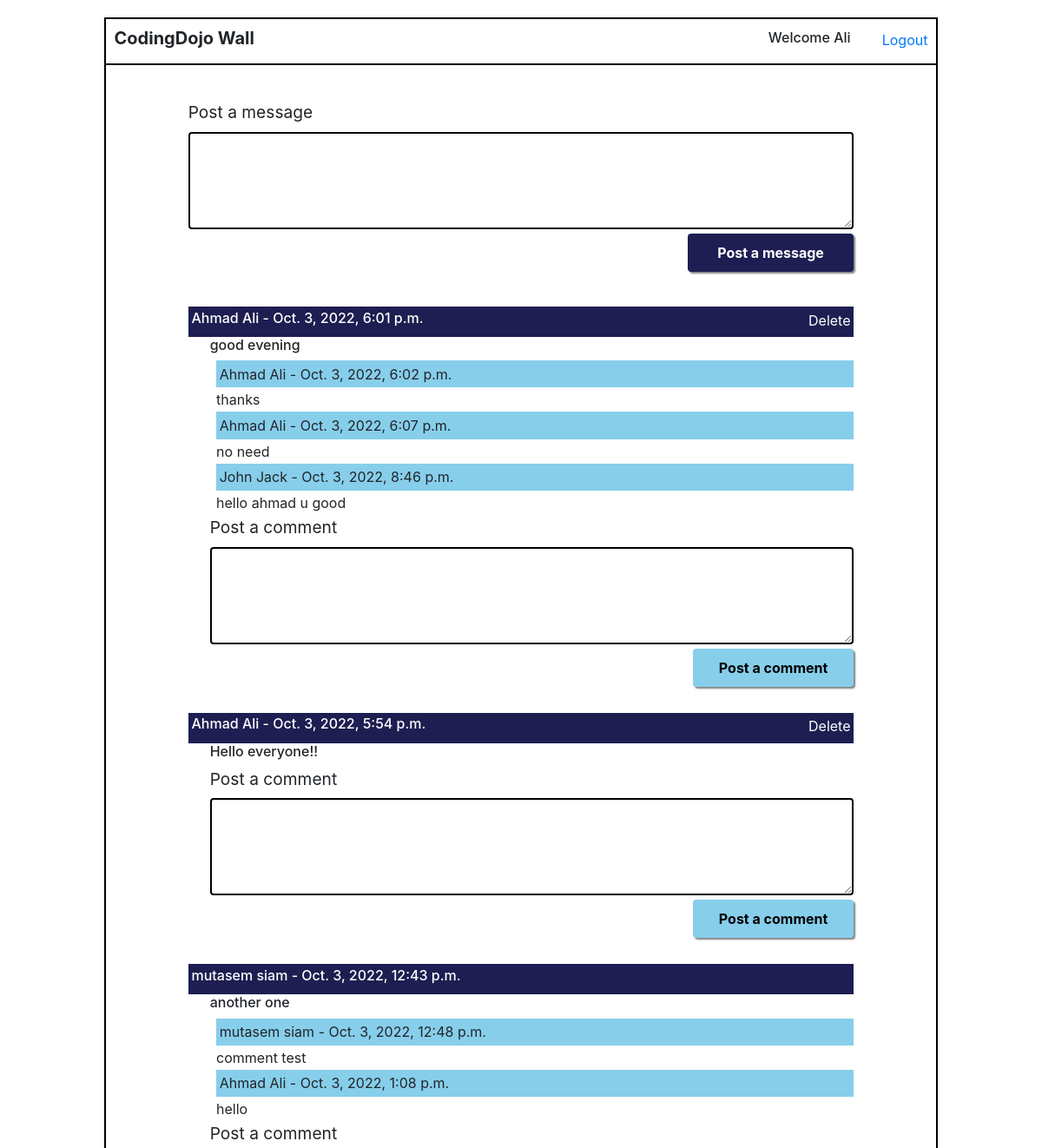
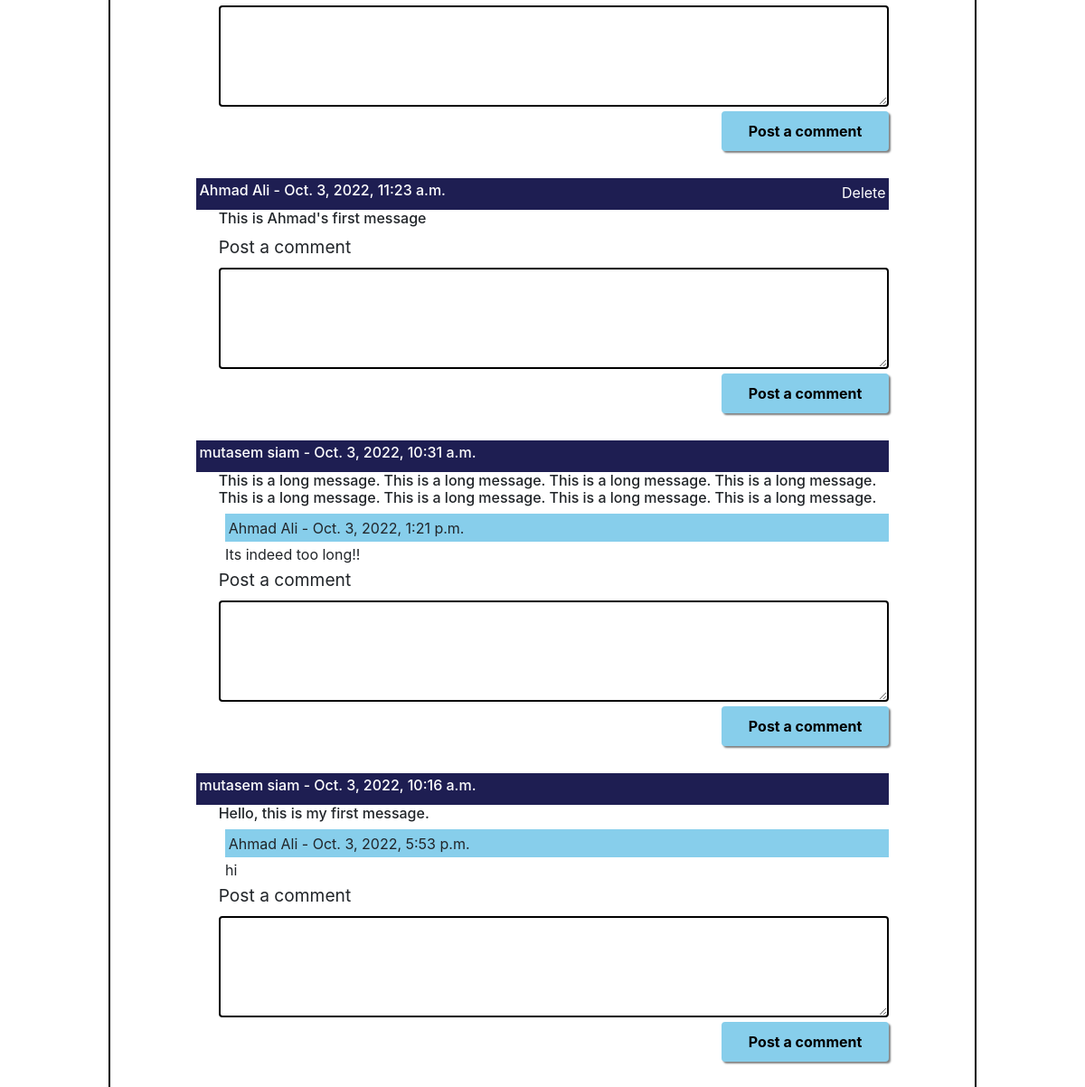
Page /wall/ (signed in) on the committed database (2 pictures, top to bottom).
### login_app/models.py (models this page shows)
class User(models.Model):
    first_name = models.CharField(max_length=255)
    last_name = models.CharField(max_length=255)
    email = models.CharField(max_length=255)
    password = models.CharField(max_length=60)
    birth_date =  models.DateField()
    created_at = models.DateTimeField(auto_now_add=True)
    updated_at = models.DateTimeField(auto_now=True)
    objects = UserManager()

### wall_app/models.py (models this page shows)
class Message(models.Model):
    user = models.ForeignKey(User, related_name="messages", on_delete = models.CASCADE)
    message = models.TextField()
    created_at = models.DateTimeField(auto_now_add=True)
    updated_at = models.DateTimeField(auto_now=True)

class Comment(models.Model):
    message = models.ForeignKey(Message, related_name="comments", on_delete = models.CASCADE)
    user = models.ForeignKey(User, related_name="comments", on_delete = models.CASCADE)
    comment = models.TextField()
    created_at = models.DateTimeField(auto_now_add=True)
    updated_at = models.DateTimeField(auto_now=True)

### wall_app/views.py (the view)
# urls.py: path('', views.show_wall),
def show_wall(request):
    if 'user_id' not in request.session:
        return redirect("/")
    context = {
        "all_the_messages": Message.objects.all(),
    }
    return render(request,"wall.html", context)

### wall_app/templates/wall.html (shortened to what this page needs)
<!DOCTYPE html>
<html lang="en">
<head>
    {% load static %}
    <link rel="stylesheet" href="{% static 'css/style.css' %}">
    <link rel="stylesheet" href="https://cdn.jsdelivr.net/npm/bootstrap@4.6.1/dist/css/bootstrap.min.css">
</head>
<body>
    <div class="success_container">
        <header class="main-success">
            <h5><strong>CodingDojo Wall</strong></h5>
            <div class="header_right">
                <h6>Welcome {{request.session.name}}</h6>
                <a href="/logout">Logout</a>
            </div>
        </header>
        <form action="add_message" method="post">
            <div class="form-group message-container col-sm-10">
                <label for="exampleFormControlTextarea1">Post a message</label>
                <div class="message-inner">
                    <textarea class="form-control" id="exampleFormControlTextarea1" rows="4"
                        name="add-message"></textarea>
                    <button type="submit" class="btn btn-primary form-control col-lg-3" id="add-button">Post a
                        message</button>
                </div>
            </div>
        </form>
        <div class=" message-container col-sm-10">
            {% for message in all_the_messages reversed %}
            <header class="message-header">
                <h6>{{message.user.first_name}} {{message.user.last_name}} - {{message.created_at}}</h6>
                <form action="delete_msg" method="post" onSubmit="return submitForm(this);">
                    {% if request.session.user_id == message.user.id %}
                    <button type="submit" id="delete_btn">Delete</button>
                    {% endif %}
                </form>
            </header>
            <div class="message-inside">
                <h6>{{message.message}}</h6>
                <div class="posted-comment">
                    {% for comment in message.comments.all %}
                    <p class="comment-header">{{comment.user.first_name}} {{comment.user.last_name}} -
                        {{comment.created_at}}</p>
                    <p>{{comment.comment}}</p>
                    {% endfor %}
                </div>
                <form action="add_comment" method="post">
                    <label for="exampleFormControlTextarea1">Post a comment</label>
                    <div class="message-inner">
                        <textarea class="form-control" id="exampleFormControlTextarea1" rows="4"
                            name="add-comment"></textarea>
                        <button type="submit" class="btn btn-primary form-control col-lg-3" id="comment-button">Post a
                            comment</button>
                    </div>
                </form>
            </div>
            {% endfor %}
        </div>
    </div>
</body>
</html>

### login_app/static/CSS/style.css (style rules this page uses)
* { padding: 0; margin: 0; }
#add-button { background-color: rgb(30, 30, 82); border: 4px solid rgb(30, 30, 82); font-weight: bold; box-shadow: 2px 2px 2px gray; }
#comment-button { background-color: skyblue; border: 4px solid skyblue; font-weight: bold; color: black; box-shadow: 2px 2px 2px gray; }
.main-success { display: flex; justify-content: space-between; margin-bottom: 15px; border-bottom: 2px solid black; align-items: center; padding: 1%; }
.success_container { width: 80%; margin: 0 auto; margin-top: 20px; border: 2px solid black; }
.header_right { display: flex; width: 55%; justify-content: right; gap: 7%; }
.message-container { width: 90%; margin: 0 auto; margin-top: 40px; }
.message-inner { display: flex; flex-direction: column; align-items: flex-end; }
.message-container textarea { border: 2px solid black; margin-bottom: 5px; }
.message-inside { margin-bottom: 5px; margin-left: 25px; margin-bottom: 30px; }
.message-container label { font-size: 1.2em; }
.message-header { background-color: rgb(30, 30, 82); color: white; padding: 0.5%; display: flex; justify-content: space-between; }
.posted-comment { padding-left: 1%; }
.posted-comment p { margin-bottom: 2px; }
.comment-header { background-color: skyblue; padding: 0.5%; }
#delete_btn { background-color: rgb(30, 30, 82); color: white; border: none; }

### rows in the picture
User: session.name "Ali"
Message: user.first_name "Ahmad", user.last_name "Ali", created_at "Oct. 3, 2022, 6:01 p.m.", message "good evening"
Comment: user.first_name "Ahmad", user.last_name "Ali", created_at "Oct. 3, 2022, 6:02 p.m.", comment "thanks"
Comment: user.first_name "Ahmad", user.last_name "Ali", created_at "Oct. 3, 2022, 6:07 p.m.", comment "no need"
Comment: user.first_name "John", user.last_name "Jack", created_at "Oct. 3, 2022, 8:46 p.m.", comment "hello ahmad u good"
Message: user.first_name "Ahmad", user.last_name "Ali", created_at "Oct. 3, 2022, 5:54 p.m.", message "Hello everyone!!"
Message: user.first_name "mutasem", user.last_name "siam", created_at "Oct. 3, 2022, 12:43 p.m.", message "another one"
Comment: user.first_name "mutasem", user.last_name "siam", created_at "Oct. 3, 2022, 12:48 p.m.", comment "comment test"
Comment: user.first_name "Ahmad", user.last_name "Ali", created_at "Oct. 3, 2022, 1:08 p.m.", comment "hello"
Message: user.first_name "Ahmad", user.last_name "Ali", created_at "Oct. 3, 2022, 11:23 a.m.", message "This is Ahmad's first message"
Message: user.first_name "mutasem", user.last_name "siam", created_at "Oct. 3, 2022, 10:31 a.m.", message "This is a long message. This is a long message. This is a long message. This is a long message. This is a long message. This is a long message. This is a long message. This is a long message."
Comment: user.first_name "Ahmad", user.last_name "Ali", created_at "Oct. 3, 2022, 1:21 p.m.", comment "Its indeed too long!!"
Message: user.first_name "mutasem", user.last_name "siam", created_at "Oct. 3, 2022, 10:16 a.m.", message "Hello, this is my first message."
Comment: user.first_name "Ahmad", user.last_name "Ali", created_at "Oct. 3, 2022, 5:53 p.m.", comment "hi"
